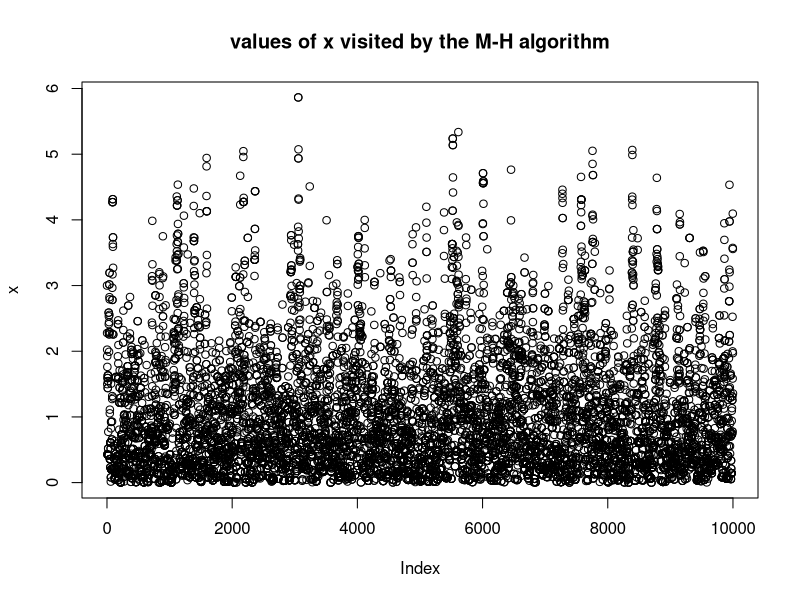
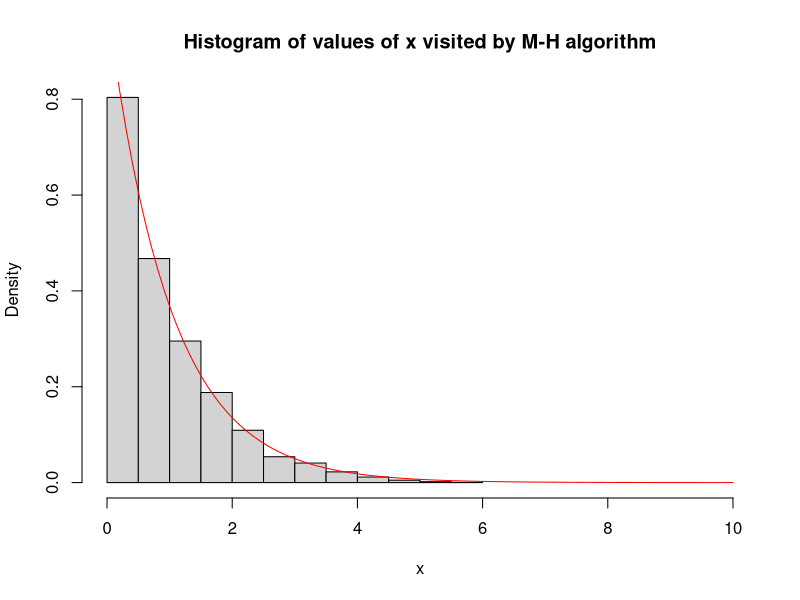

The R source for these figures, in order:
## ---- chunk 1
knitr::opts_chunk$set(comment = "#",collapse = TRUE,fig.align = "center")
## ---- chunk 2
knitr::opts_chunk$set(echo = TRUE)
## ---- chunk 3
target = function(x){
  return(ifelse(x<0,0,exp(-x)))
}
## ---- chunk 4
x = rep(0,10000)
x[1] = 3     #initialize; I've set arbitrarily set this to 3
for(i in 2:10000){
  current_x = x[i-1]
  proposed_x = current_x + rnorm(1,mean=0,sd=1)
  A = target(proposed_x)/target(current_x) 
  if(runif(1)<A){
    x[i] = proposed_x       # accept move with probabily min(1,A)
  } else {
    x[i] = current_x        # otherwise "reject" move, and stay where we are
  }
}
## ---- chunk 5
plot(x,main="values of x visited by the M-H algorithm")
## ---- chunk 6
hist(x,xlim=c(0,10),probability = TRUE, main="Histogram of values of x visited by M-H algorithm")
xx = seq(0,10,length=100)
lines(xx,target(xx),col="red")
